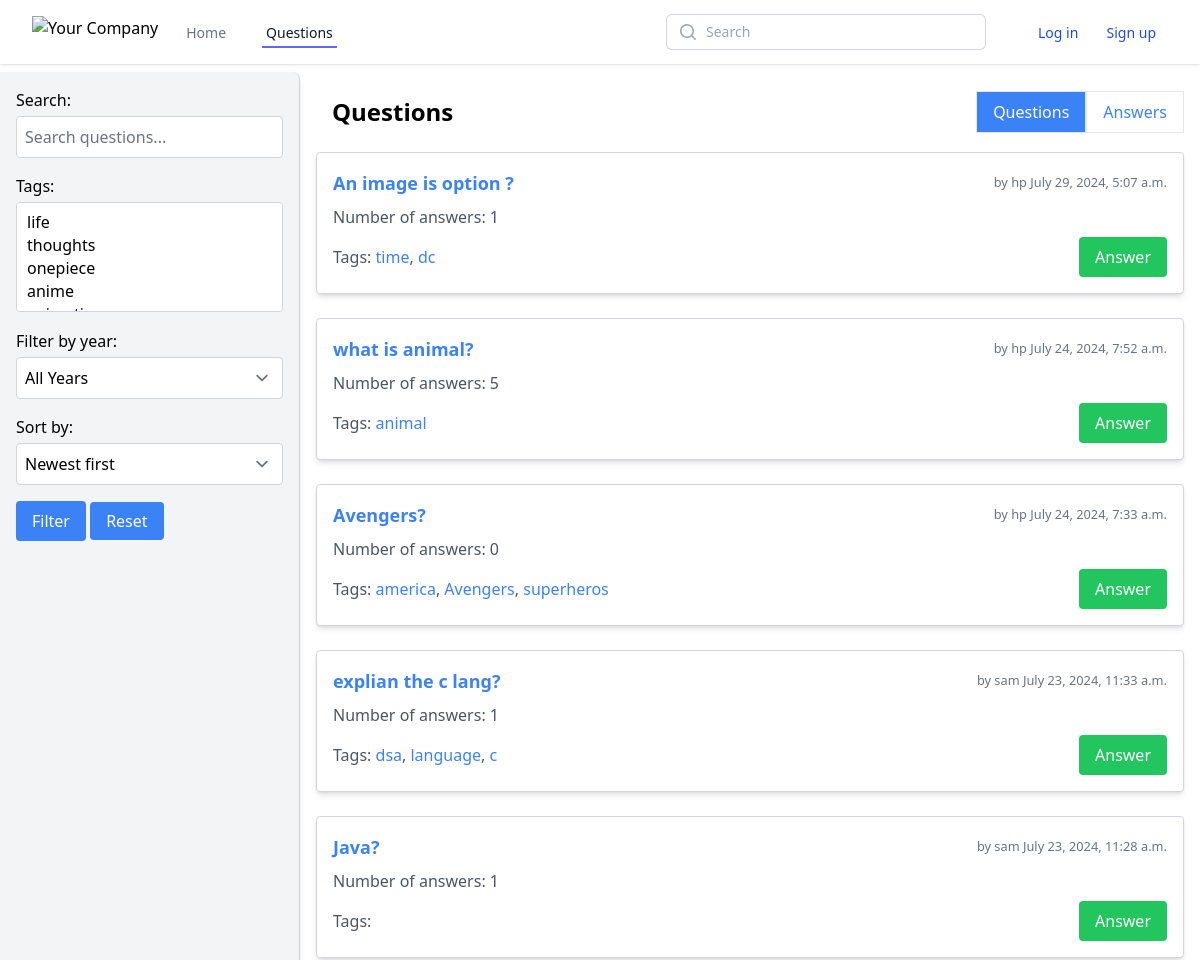
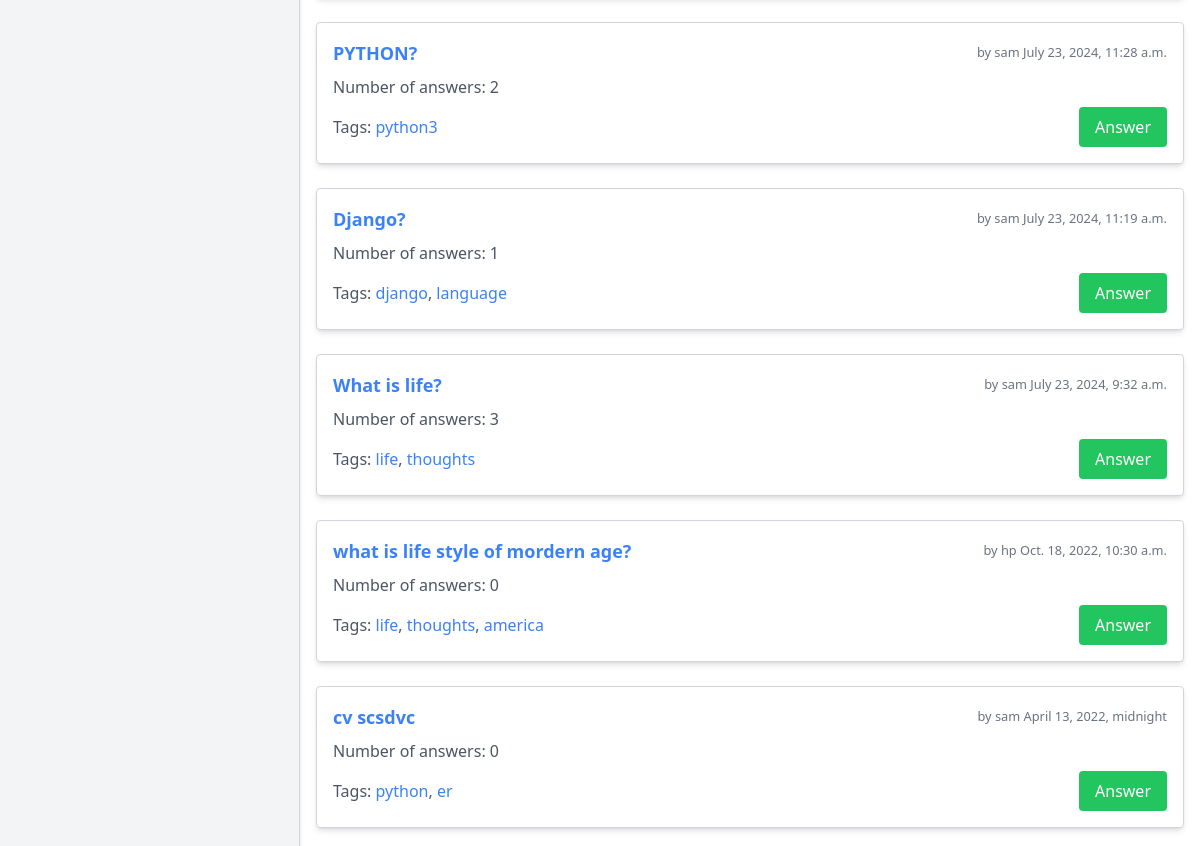
/question/list/ (upper part), run on an earlier commit of the app's database (2 pictures, top to bottom).
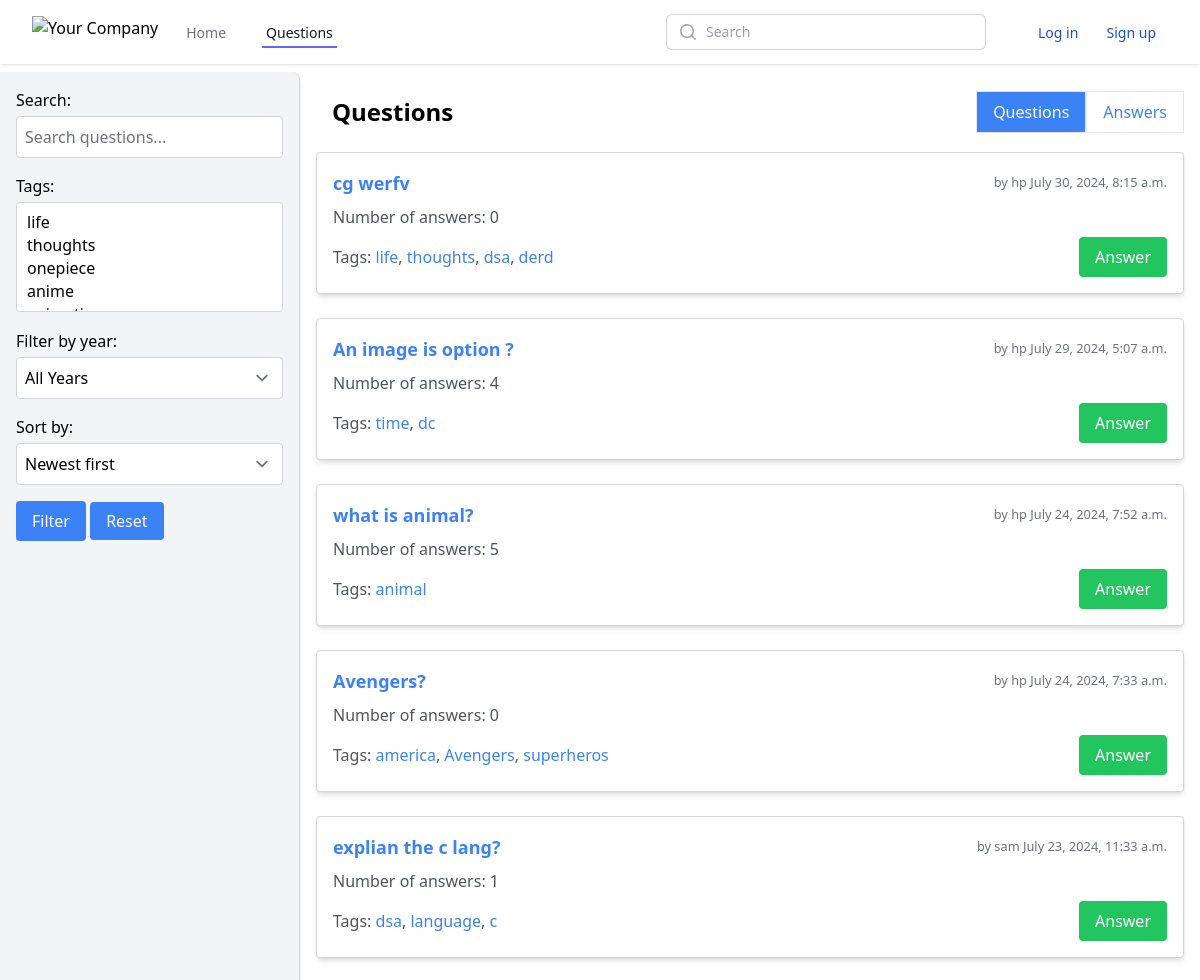
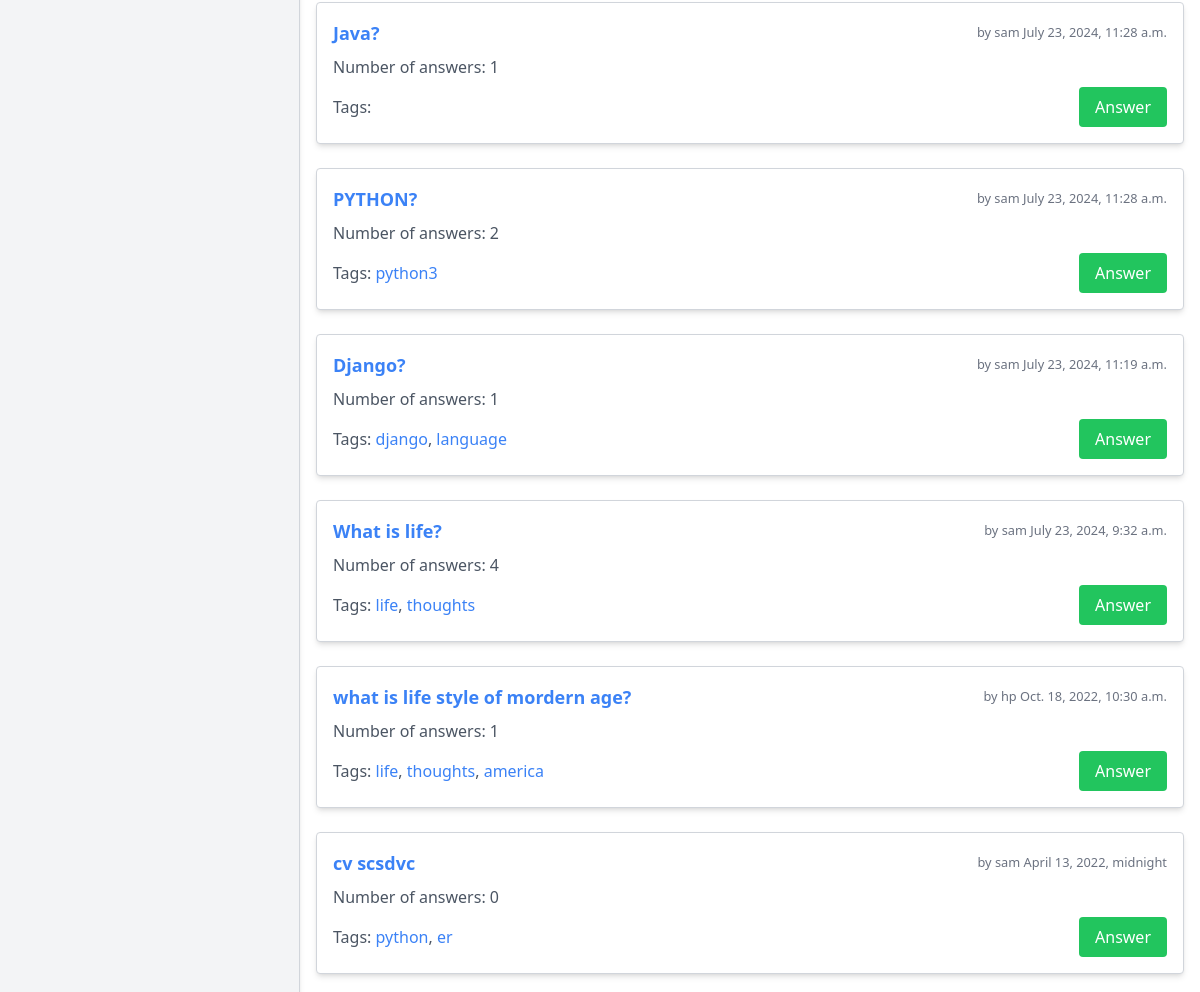
And on a later commit of the database (2 pictures, top to bottom).
### questions/models.py (models this page shows, shortened)
class Question(models.Model):
    title = models.CharField(max_length=200)
    description = models.TextField(blank=True)
    tags = models.ManyToManyField(Tag, related_name='questions')
    created_at = models.DateTimeField(default=timezone.now,blank=True,null=True)
    updated_at = models.DateTimeField(auto_now=True)
    user = models.ForeignKey(User, on_delete=models.CASCADE)
    likes = models.ManyToManyField(User, related_name='liked_question', blank=True)
    unlikes = models.ManyToManyField(User, related_name='unliked_question', blank=True)

class Tag(models.Model):
    name = models.CharField(max_length=50, unique=True)

### questions/views.py (the view)
# urls.py: path('question/list/', views.question_list, name='question_list'),
def question_list(request, tag_name=None):
    tag_names = request.GET.getlist('tags')
    selected_year = request.GET.get('year')
    sort_by = request.GET.get('sort', 'date')  # Default sorting by date
    search_query = request.GET.get('search', '')  # Search query
    display = request.GET.get('display', 'questions')  # Display questions or answers
    if tag_name:
        tag = get_object_or_404(Tag, name=tag_name)
        questions = tag.questions.all()
    else:
        questions = Question.objects.all()
    if tag_names:
        questions = questions.filter(tags__name__in=tag_names).distinct()
    if selected_year:
        questions = questions.filter(created_at__year=selected_year)
    if search_query:
        questions = questions.filter(
            Q(title__icontains=search_query) )
        answers = Answer.objects.filter( Q(description__icontains=search_query) ).distinct()
    else:
        answers = Answer.objects.none()
    if sort_by == 'date':
        questions = questions.order_by('-created_at')  # Sort by creation date, descending
        answers = answers.order_by('-created_at')
    elif sort_by == 'date_asc':
        questions = questions.order_by('created_at')  # Sort by creation date, ascending
        answers = answers.order_by('created_at')
    years = Question.objects.dates('created_at', 'year').distinct()
    tags = Tag.objects.all()
    return render(request, 'questions/question_list.html', {
        'questions': questions,
        'answers': answers,
        'tags': tags,
        'selected_tags': tag_names,
        'sort_by': sort_by,
        'years': years,
        'selected_year': selected_year,
        'search_query': search_query,
        'display': display,
        'current_tag': tag_name,
    })

### questions/templatetags/custom_tags.py (called while the page is built)
@register.simple_tag
def active_url(request, url_name):
    try:
        url = reverse(url_name)
    except NoReverseMatch:
        return 'border-transparent text-gray-500 hover:border-gray-300 hover:text-gray-700'
    if request.path == url:
        return 'border-indigo-500 text-gray-900'
    return 'border-transparent text-gray-500 hover:border-gray-300 hover:text-gray-700'

### questions/templates/questions/question_list.html (shortened to what the changed rows need)
{% extends "base_generic.html" %}
{% block content %}
<div class="flex">
  <div class="w-3/4 p-4 ml-10">
    <div class="flex justify-between items-center mb-2 mr-5">
      <div>{% if display == 'questions' %}
        <h1 class="text-2xl font-bold mb-8 mt-6 text-center p-4 " style="padding-right: 20vw;">
          Questions
        </h1>
        {% else %}
        <h1 class="text-2xl font-bold mb-8 mt-6 text-center p-4" style="padding-right: 20vw;">
          Answers
        </h1>
        {% endif %}</div>
    </div>
    {% if display == 'questions' %}
      <ul class="space-y-6">
        {% if questions %}
          {% for question in questions %}
            <li class="mx-auto w-11/12 p-4 border border-gray-300 rounded bg-white shadow-md">
              <div class="flex justify-between items-center">
                <a href="{% url 'question_detail' question.pk %}" class="text-lg font-bold text-blue-500 hover:text-blue-600">{{ question.title }}</a>
                <small class="text-gray-500"> by {{ question.user.username }} {{ question.created_at }}</small>
              </div>
              <div class="mt-2 text-gray-600">
                <span>Number of answers: {{ question.answers.count }}</span>
              </div>
              <div class="mt-2 flex justify-between items-center">
                <div>
                  <span class="text-gray-600">Tags:
                    {% for tag in question.tags.all %}
                      <a href="{% url 'filter_by_tag' tag.name %}" class="text-blue-500 hover:underline">{{ tag.name }}</a>{% if not forloop.last %}, {% endif %}
                    {% endfor %}
                  </span>
                </div>
                <a href="{% url 'create_answer' question.pk %}#answer-form" class="bg-green-500 text-white px-4 py-2 rounded hover:bg-green-600">Answer</a>
              </div>
            </li>
          {% endfor %}
        {% else %}
          <li class="mx-auto w-11/12 p-4 border border-gray-300 rounded bg-white shadow-md">
            No questions yet
          </li>
        {% endif %}
      </ul>
    {% endif %}
  </div>
</div>
{% endblock %}

What changed in the data, as far as the page shows it:
added Question: title "cg werfv", user.username "hp", created_at "July 30, 2024, 8:15 a.m.", answers.count "0", Tag (name "life"), Tag (name "thoughts"), Tag (name "dsa")
added Tag: name "derd", shown under "cg werfv"
computed for Question "An image is option ?": answers.count "1" → "4"
computed for Question "What is life?": answers.count "3" → "4"
computed for Question "what is life style of mordern age?": answers.count "0" → "1"
